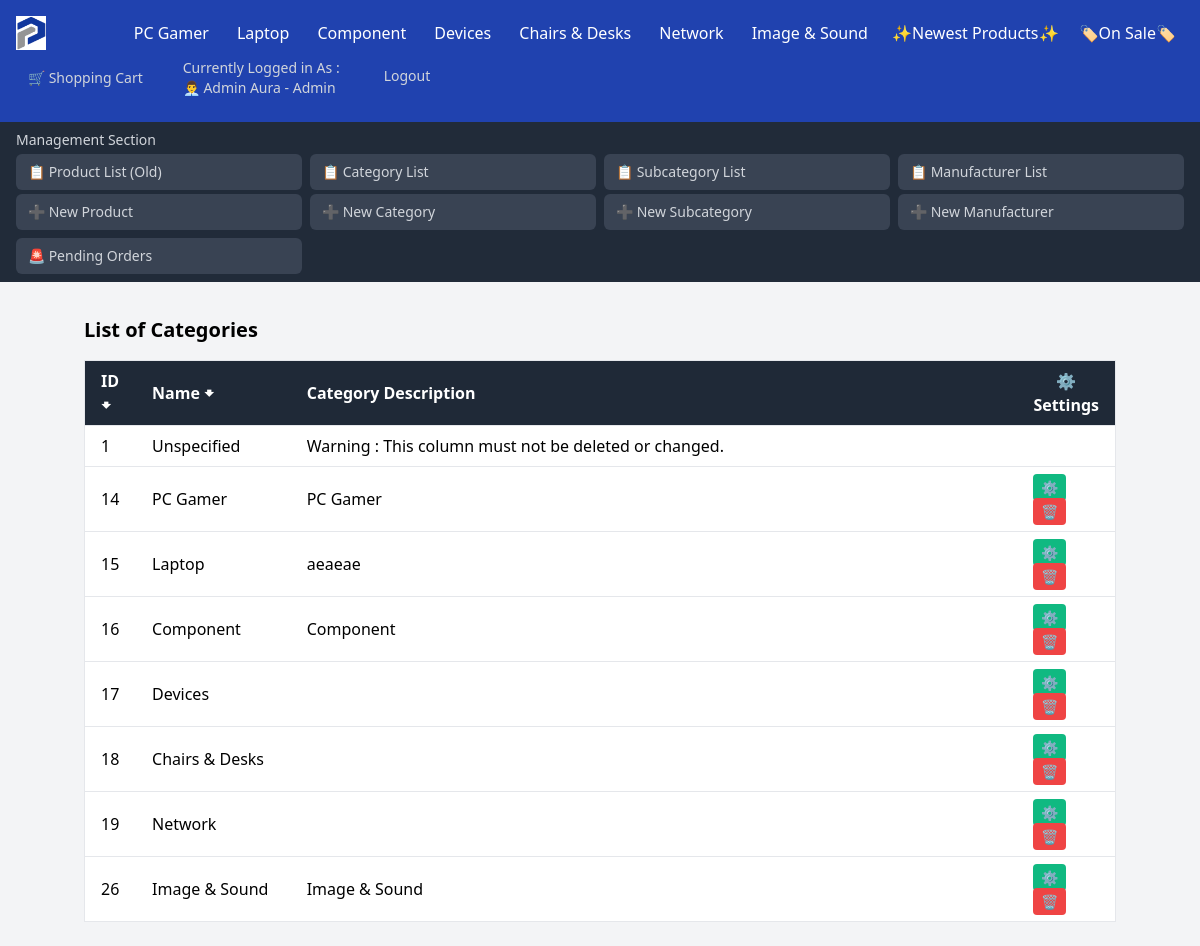
The page /Category/Categories_List.php (signed in) on the database its author committed.
### tables this page shows
CREATE TABLE `categories` (
  `Category_ID` int NOT NULL AUTO_INCREMENT,
  `Category_Name` varchar(100) DEFAULT 'Unspecified',
  `Category_Desc` varchar(2000) DEFAULT NULL,
  PRIMARY KEY (`Category_ID`),
  UNIQUE KEY `UC_Category_Name` (`Category_Name`),
  UNIQUE KEY `Category_Name` (`Category_Name`)
);

CREATE TABLE `users` (
  `User_ID` int NOT NULL AUTO_INCREMENT,
  `User_Username` varchar(255) DEFAULT NULL,
  `User_FirstName` varchar(255) DEFAULT NULL,
  `User_LastName` varchar(255) DEFAULT NULL,
  `User_Phone` varchar(255) DEFAULT NULL,
  `User_Country` varchar(255) DEFAULT NULL,
  `User_Address` varchar(255) DEFAULT NULL,
  `User_Email` varchar(255) DEFAULT NULL,
  `User_Password` varchar(255) DEFAULT NULL,
  `User_RegisterationDate` timestamp NULL DEFAULT CURRENT_TIMESTAMP,
  `User_Role` enum('Owner','Admin','Client') NOT NULL DEFAULT 'Client',
  `Account_Status` varchar(255) DEFAULT 'Unlocked',
  PRIMARY KEY (`User_ID`),
  UNIQUE KEY `User_Username` (`User_Username`)
);

### Category/Categories_List.php (the view, shortened to what this page needs)
<!DOCTYPE html>
<html lang="en">
<head>
    <?php
    include_once ("../DB_Connexion.php");
    $User_ID = $_SESSION['User_ID'];
    $query = "SELECT User_Role, User_Username , User_FirstName , User_LastName FROM Users WHERE User_ID = :User_ID";
    $pdostmt = $connexion->prepare($query);
    $pdostmt->execute([':User_ID' => $User_ID]);
    if ($User = $pdostmt->fetch(PDO::FETCH_ASSOC)) {
        $User_Role = $User['User_Role'];
        $User_FullName = $User['User_FirstName'] . ' ' . $User['User_LastName'];
    }
    $Categories = "SELECT Category_ID, Category_Name, Category_Desc FROM Categories";
    $pdoCategories = $connexion->prepare($Categories);
    $pdoCategories->execute();
    $Categories = $pdoCategories->fetchAll(PDO::FETCH_ASSOC);
    ?>
</head>
<body class="bg-gray-100">
    <nav class="bg-blue-800 text-white">
        <div class="flex flex-wrap justify-between items-center p-4">
            <a href=".././"><img src="../Logo.png" alt="Logo" id="Logo"></a>
            <div class="flex grid-cols-4 gap-1">
                <?php foreach ($Categories as $Category): ?>
                    <?php if ($Category['Category_Name'] !== 'Unspecified'):
                        ?>
                        <div class="relative category">
                            <a href=".././?id=<?php echo $Category['Category_ID'] ?>&Type=Category&Name=<?php echo str_replace(' ', '', $Category['Category_Name']) ?>"
                                class="px-3 py-2 hover:bg-gray-700"><?php echo $Category['Category_Name']; ?></a>
                        </div>
                    <?php endif; ?>
                <?php endforeach; ?>
                <div><a href="./../?Status=New" class="px-2 py-2 hover:bg-yellow-700">✨Newest Products✨</a></div>
                <div><a href="./../?Status=Discount" class="px-2 py-2 hover:bg-yellow-700">🏷️On Sale🏷️</a></div>
            </div>
            <div class="flex space-x-4">
                <?php if (isset($_SESSION['User_ID'])):
                    if ($User_Role === 'Owner') {
                        $Emoji = '👑';
                    } elseif ($User_Role === 'Admin') {
                        $Emoji = '👨‍💼';
                    } else {
                        $Emoji = '💼';
                    }
                    ?>
                    <a href="../User/User_ShoppingCart.php"
                        class="flex items-center text-gray-300 hover:bg-green-700 px-3 py-2 rounded-md text-sm font-medium">
                        🛒 Shopping Cart
                    </a>
                    <a class="text-gray-300 hover:bg-blue-700 px-3 py-2 rounded-md text-sm font-medium"
                        href="User_Modify.php?id=<?php echo $User_ID; ?>&FullName=<?php echo urlencode($User_FullName); ?>">Currently
                        Logged in As : <br><span><?php echo $Emoji . ' ' . $User_FullName ?> -
                            <?php echo $User_Role ?></span></a>
                    <a href="../User/User_Logout.php"
                        class="text-gray-300 hover:bg-red-700 px-4 py-4 rounded-md text-sm font-medium">Logout</a>
                <?php endif; ?>
            </div>
        </div>
        <?php if (!empty($_SESSION['User_ID']) || !empty($_SESSION['User_Role'])): ?>
            <?php if ($User['User_Role'] !== 'Client') { ?>
                <div class="bg-gray-800 text-white py-2 px-4">
                    <h6 class="text-sm font-medium text-gray-300 mb-1">Management Section</h6>
                    <div class="grid grid-cols-2 md:grid-cols-4 gap-2">
                        <div class="space-y-1">
                            <a href="../Product/Products_List.php"
                                class="block bg-gray-700 hover:bg-blue-600 px-3 py-2 rounded-md text-sm font-medium text-gray-300 transition duration-300">📋
                                Product List (Old)</a>
                            <a href="../Product/Products_Add.php"
                                class="block bg-gray-700 hover:bg-blue-600 px-3 py-2 rounded-md text-sm font-medium text-gray-300 transition duration-300">➕
                                New Product</a>
                        </div>
                        <div class="space-y-1">
                            <a href="../Category/Categories_List.php"
                                class="block bg-gray-700 hover:bg-blue-600 px-3 py-2 rounded-md text-sm font-medium text-gray-300 transition duration-300">📋
                                Category List</a>
                            <a href="../Category/Categories_Add.php"
                                class="block bg-gray-700 hover:bg-blue-600 px-3 py-2 rounded-md text-sm font-medium text-gray-300 transition duration-300">➕
                                New Category</a>
                        </div>
                        <div class="space-y-1">
                            <a href="../Category/SubCategories/SubCategories_List.php"
                                class="block bg-gray-700 hover:bg-blue-600 px-3 py-2 rounded-md text-sm font-medium text-gray-300 transition duration-300">📋
                                Subcategory List</a>
                            <a href="../Category/SubCategories/SubCategories_Add.php"
                                class="block bg-gray-700 hover:bg-blue-600 px-3 py-2 rounded-md text-sm font-medium text-gray-300 transition duration-300">➕
                                New Subcategory</a>
                        </div>
                        <div class="space-y-1">
                            <a href="../Manufacturer/Manufacturers_List.php"
                                class="block bg-gray-700 hover:bg-blue-600 px-3 py-2 rounded-md text-sm font-medium text-gray-300 transition duration-300">📋
                                Manufacturer List</a>
                            <a href="../Manufacturer/Manufacturers_Add.php"
                                class="block bg-gray-700 hover:bg-blue-600 px-3 py-2 rounded-md text-sm font-medium text-gray-300 transition duration-300">➕
                                New Manufacturer</a>
                        </div>
                        <div class="space-y-1">
                            <a href="../User/User_GlobalOrders.php"
                                class="block bg-gray-700 hover:bg-blue-600 px-3 py-2 rounded-md text-sm font-medium text-gray-300 transition duration-300">🚨
                                Pending Orders <?php
                                $Order_Pending = "SELECT Order_ID FROM Orders WHERE  Order_Status NOT IN ('Cancelled By User', 'Cancelled by Management') ";
                                $pdostmt = $connexion->prepare($Order_Pending);
                                $pdostmt->execute();
                                $Order_Count = $pdostmt->rowCount();
                                ?> <span style="color : red"><?php if ($Order_Count > 0) {
                                     echo '(' . $Order_Count . ')';
                                 } ?></span></a>
                        </div>
                    </div>
                </div>
            <?php } ?>
        <?php endif; ?>
    </nav>
    <div class="container mx-auto p-6">
        <div class="content-wrapper">
            <h1 class="text-xl font-semibold mb-4">List of Categories</h1>
            <div class="overflow-x-auto">
                <table class="min-w-full bg-white border border-gray-200">
                    <thead class="bg-gray-800 text-white">
                        <tr>
                            <th class="py-2 px-4 border-b text-left cursor-pointer" style="width : 5%"
                                onclick="sortTable(0)">ID
                                <span>🠻</span>
                            </th>
                            <th class="py-2 px-4 border-b text-left cursor-pointer" style="width : 15%"
                                onclick="sortTable(1)">Name
                                <span>🠻</span>
                            </th>
                            <th class="py-2 px-4 border-b text-left">Category Description</th>
                            <th class="py-2 px-4 border-b" style="width : 9% ">⚙️ Settings</th>
                        </tr>
                    </thead>
                    <tbody>
                        <?php foreach ($Categories as $Category):
                            $Category_Desc = strlen($Category['Category_Desc']) > 100 ? substr($Category['Category_Desc'], 0, 100) . "..." : $Category['Category_Desc'];
                            ?>
                            <tr class="border-b hover:bg-gray-100">
                                <td class="py-2 px-4 text-left"><?php echo $Category['Category_ID']; ?></td>
                                <td class="py-2 px-4 text-left"><?php echo $Category['Category_Name']; ?></td>
                                <td class="py-2 px-4 text-left limited-text">
                                    <?php if (strlen($Category['Category_Desc'] > 100)) {
                                        echo $Category_Desc;
                                    } else {
                                        echo $Category['Category_Desc'];
                                    } ?>
                                </td>
                                <td class="py-2 px-4 text-left">
                                    <?php if ($Category['Category_Name'] !== 'Unspecified') { ?>
                                        <a href="Categories_Modify.php?id=<?php echo $Category['Category_ID']; ?>&Category_Name=<?php echo $Category['Category_Name']; ?>"
                                            class="bg-green-500 text-white py-1 px-2 rounded hover:bg-green-600 text-sm">⚙️</a>
                                        <a href="Categories_Delete.php?id=<?php echo $Category['Category_ID']; ?>"
                                            onclick="return confirm('Are you sure you want to delete this Category?\n*Disclaimer* : This action is irreversible')"
                                            class="bg-red-500 text-white py-1 px-2 rounded hover:bg-red-600 text-sm">🗑️</a>
                                    <?php } ?>
                                </td>
                            </tr>
                        <?php endforeach; ?>
                    </tbody>
                </table>
            </div>
        </div>
    </div>
</body>
</html>

### Category/Categories_List.php (style rules this page uses)
#Logo { width: 30px; height: 34px; }
nav { height: auto; position: fixed; width: 100%; z-index: 1000; margin-bottom: auto; opacity: 99%; }
body { background-color: #e4e8f3; }
.content-wrapper { padding-top: auto; }
.container { display: flex; flex-direction: column; min-height: 100vh; width: 90%; max-width: 1500px; justify-content: space-between; }
.content-wrapper { flex: 1; margin-top: 0; padding-top: 10px; overflow-y: auto; }

### rows shown on the page
categories: Category_Name "PC Gamer", Category_ID "14", Category_Desc "PC Gamer"
categories: Category_Name "Laptop", Category_ID "15", Category_Desc "aeaeae"
categories: Category_Name "Component", Category_ID "16", Category_Desc "Component"
categories: Category_Name "Devices", Category_ID "17"
categories: Category_Name "Chairs & Desks", Category_ID "18"
categories: Category_Name "Network", Category_ID "19"
categories: Category_Name "Image & Sound", Category_ID "26", Category_Desc "Image & Sound"
users: User_Role "👨‍💼", User_FullName "Admin Aura", User_Role "Admin"
categories: Category_ID "1", Category_Name "Unspecified", Category_Desc "Warning : This column must not be deleted or changed."
